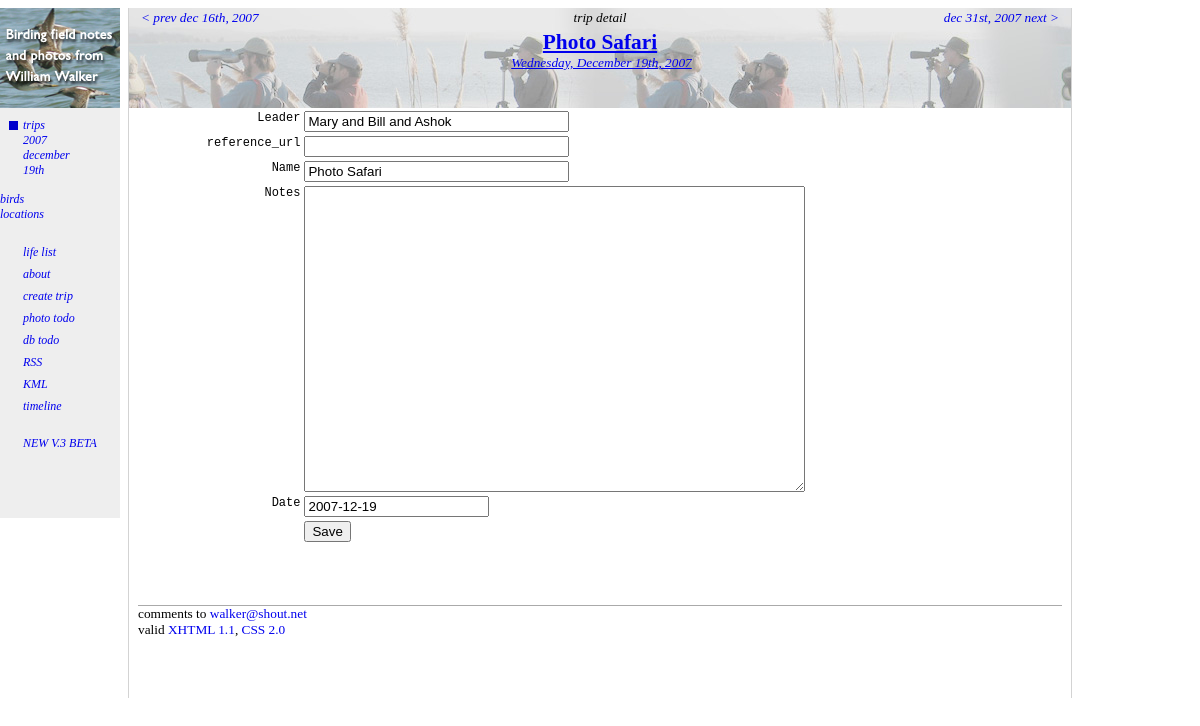
Screenshot of /tripedit.php?tripid=590 with the database file from the repository.
### tables this page shows
CREATE TABLE trips (
  id mediumint(9) NOT NULL auto_increment,
  leader text,
  reference_url text,
  name text,
  notes text,
  date date default NULL,
  PRIMARY KEY  (id),
  KEY dateIndex (date)
) TYPE=MyISAM;

### tripedit.php (the view, shortened to what this page needs)
<?php
require_once("./birdwalker.php");
require_once("./request.php");
$tripID = getValue('tripid');
$request = new Request;
$tripInfo = $request->getTripInfo();
$request->globalMenu();
?>
<div id="topright-trip">
  <a href="./tripdetail.php?tripid=<?= $tripInfo["id"] ?>">
    <div class="pagetitle"><?= $tripInfo["name"] ?></div>
    <div class="pagesubtitle"><?= $tripInfo["niceDate"] ?></div>
</a>
</div>
<div id="contentright">
<form method="post" action="./tripedit.php?tripid=<?= $tripID ?>">
<table class="report-content" width="100%">
  <tr>
	<td class="fieldlabel">Leader</td>
	<td><input type="text" name="Leader" value="<?= $tripInfo["leader"] ?>" size="30"/></td>
  </tr>
  <tr>
	<td class="fieldlabel">reference_url</td>
	<td><input type="text" name="reference_url" value="<?= $tripInfo["reference_url"] ?>" size="30"/></td>
  </tr>
  <tr>
	<td class="fieldlabel">Name</td>
	<td><input type="text" name="name" value="<?= $tripInfo["name"] ?>" size="30"/></td>
  </tr>
  <tr>
	<td class="fieldlabel">Notes</td>
    <td><textarea name="notes" cols="60" rows="20"><?= stripslashes($tripInfo["notes"]) ?></textarea></td>
  </tr>
  <tr>
	<td class="fieldlabel">Date</td>
	<td><input type="text" name="date" value="<?= $tripInfo["date"] ?>" size="20"/></td>
  </tr>
  <tr>
	<td><input type="hidden" name="tripid" value="<?= $tripID ?>"/></td>
	<td><input type="submit" name="Save" value="Save"/></td>
  </tr>
</table>
</form>
</div>

### request.php (shortened to what this page needs)
<?php
class Request
{
	var $mPageScript;
	var $mLocationID;
	var $mCountyID;
	var $mStateID;
	var $mTripID;
	var $mMonth;
	var $mYear;
	var $mSpeciesID;
	var $mFamilyID;
	var $mOrderID;
	var $mMapHeight;
	var $mMapWidth;
	var $mTripInfo;
	function Request()
	{
		array_key_exists("tripid", $_GET) && $this->setTripID($_GET["tripid"]);
		$this->mTripInfo = "";
	}
	function setPageScript($inValue) { $this->mPageScript = $inValue; }
	function getPageScript() { return $this->mPageScript; }
	function getLocationID() { return $this->mLocationID; }
	function getCountyID() { return $this->mCountyID; }
	function getStateID() { return $this->mStateID; }
	function setTripID($inValue)
	{
		$this->mTripID = $inValue;
		if ($inValue != "")
		{
			$tripInfo = $this->getTripInfo();
		}
	}
	function getTripID() { return $this->mTripID; }
	function setDayOfMonth($inValue) { $this->mDayOfMonth = $inValue; }
	function setMonth($inValue) { $this->mMonth = $inValue; }
	function getMonth() { return $this->mMonth; }
	function setYear($inValue) { $this->mYear = $inValue; }
	function getYear() { return $this->mYear; }
    function getSpeciesID() { return $this->mSpeciesID; }
	function getFamilyID() { return $this->mFamilyID;  }
	function getOrderID() { return $this->mOrderID; }
	function setMapHeight($inValue) { $this->mMapHeight = $inValue; }
	function setMapWidth($inValue) { $this->mMapWidth = $inValue; }
	function getParams()
	{
		$params = NULL;
		if ($this->mTripID != "") { $params[] = "tripid=" . $this->mTripID; }
		if ($this->mMonth !="") { $params[] = "month=" . $this->mMonth; }
		if ($this->mYear !="") { $params[] = "year=" . $this->mYear; }
		if ($this->mMapWidth !="") { $params[] = "width=" . $this->mMapWidth; }
		if ($this->mMapHeight !="") { $params[] = "height=" . $this->mMapHeight; }
		if (count($params) == 0)
		{
			return "";
		}
		else
		{
			return implode("&", $params);
		}
	}
	function command($linkText)
	{
		if (strlen($linkText) > 16)
		{
			return $this->linktoSelf(strtolower(substr($linkText, 0, 16) . "..."), "commandlink");
		}
		else
		{
			return $this->linkToSelf(strtolower($linkText), "commandlink");
		}
	}
	function linkToSelf($linkText, $class = "")
	{
		if ($class == "")
		{
			return "<a href=\"./" . $this->getPageScript() . "?" . $this->getParams() . "\">" . $linkText . "</a>";
		}
		else
		{
			return "<a class=\"" . $class . "\" href=\"./" . $this->getPageScript() . "?" . $this->getParams() . "\">" . $linkText . "</a>";
		}
	}
	function getTripInfo()
	{
	    if ($this->mTripInfo == "")
		{
		    $this->mTripInfo = getTripInfo($this->getTripID());
		}
		return $this->mTripInfo;
	}
?>
<?	}
	function globalMenuBirds()
	{
		if (! strstr(getenv("SCRIPT_NAME"), "species") &&
			$this->getOrderID() == "" && $this->getFamilyID() == "" && $this->getSpeciesID() == "")
		{
?>
			<div class="command-disabled"><a href="./speciesindex.php">birds</a></div>
<?		}
	}
	function globalMenuLocations()
	{
		if (! strstr(getenv("SCRIPT_NAME"), "location") &&
			$this->getStateID() == "" && $this->getCountyID() == "" && $this->getLocationID() == "")
		{ ?>
			<div class="command-disabled"><a href="./locationindex.php">locations</a></div>
<?
		}
	}
	function globalMenuTrips()
	{
		if (! strstr(getenv("SCRIPT_NAME"), "trip") &&
			$this->getYear() == "" && $this->getMonth() == "" && $this->getTripID() == "")
		{ ?>
			<div class="command-disabled"><a href="./tripindex.php">trips</a></div>
<?		}
		else
		{
?>			<div class="command">
				<a class="commandlink" href="./tripindex.php">trips</a>
<?
			if ($this->getYear() != "")
			{
				$yearRequest = new Request;
				$yearRequest->setPageScript("yeardetail.php");
				$yearRequest->setTripID("");
				$yearRequest->setMonth(""); ?>
				<div><?= $yearRequest->command($this->getYear()) ?></div>
<?		    }
			if ($this->getMonth() != "")
			{
				$monthRequest = new Request;
				$monthRequest->setPageScript("monthdetail.php");
			    $monthRequest->setDayOfMonth("");
				$monthRequest->setTripID(""); ?>
				<div><?= $monthRequest->command(getMonthNameForNumber($this->getMonth())) ?></div>
<?		    }
			if ($this->getTripID() != "")
			{
				$tripInfo = $this->getTripInfo();
				$dayOfMonth = date("jS", strtotime($tripInfo["date"]));
				$tripRequest = new Request;
				$tripRequest->setPageScript("tripdetail.php"); ?>
				<div><?= $tripRequest->command($dayOfMonth) ?></div>
<?		    }
?>          </div><?
		}
	}
	function globalMenu()
	{ ?>
		<div id="topleft">
		    <a href="./index.php">
			  <img src="images/topleft1.jpg" align="right" border="0"/>
		    </a>
		</div>
		<div id="contentleft">
<?          $this->globalMenuTrips(); ?>
<?          $this->globalMenuBirds(); ?>
<?          $this->globalMenuLocations(); ?>
            <div class="command-spacer">&nbsp;</div>
			<div class="command-simple"><a href="./speciesindex.php?view=chrono">life list</a></div>
	        <div class="command-simple"><a href="./credits.php">about</a></div>
<?	        if (getEnableEdit())
	        { ?>
	        <div class="command-simple"><a href="./tripcreate.php">create trip</a></div>
            <div class="command-simple"><a href="./photosneeded.php">photo todo</a></div>
	        <div class="command-simple"><a href="./errorcheck.php">db todo</a></div>
<?	        } ?>
	        <div class="command-simple"><a href="./indexrss.php">RSS</a></div>
	        <div class="command-simple"><a href="./kmlfile.php?<?= $this->getParams() ?>">KML</a></div>
	        <div class="command-simple"><a href="./timeline.php?<?= $this->getParams() ?>">timeline</a></div>
	        <br/>
			<div class="command-simple"><a href="http://sven.spflrc.org:3000/bird_walker/index">NEW V.3 BETA</a></div>
        </div>
<?  }
}
?>

### stylesheet.css (style rules this page uses)
body { background-color: white; }
#topleft { left: 0px; width: 120px; top: 8px; height: 100px; padding: 0px; margin: 0px; position: fixed; text-align: center; z-index: 1; }
#topleft a { text-decoration: none; }
#contentleft { background-color: #EEEEEE; font: 9pt "Gill Sans", "Gill Sans MT", SansSerif; font-style: italic; left: 0px; top: 108px; width: 120px; position: fixed; padding-bottom: 60px; padding-top: 10px; padding-left: 0px; padding-right: 0px; z-index: 1; }
#contentleft a { text-decoration:none; }
#topright-trip { top: 0px; height: 100px; position: relative; background-image: url(./images/trip-banner.jpg); background-position: 50%; z-index: 1; }
#contentright { font: 10pt "Gill Sans", "Gill Sans MT", SansSerif; top: 0px; bottom: -1px; padding-bottom: 30px; background-color: white; position: relative; }
.pagetitle { text-align: center; font: 16pt "Gill Sans", "Gill Sans MT", SansSerif; font-weight: bold; padding-top: 2px }
.pagesubtitle { text-align: center; font: 10pt "Gill Sans", "Gill Sans MT", SansSerif; font-style: italic; padding-bottom: 7px; padding-left: 3px }
.report-content { font: 10pt "Gill Sans", "Gill Sans MT", SansSerif; margin-left: 3px }
.fieldlabel { padding-left: 15px; font: 9pt Courier, Fixed; text-align: right; vertical-align: top }
.command-simple { padding-left: 16px; margin-left: 7px; margin-bottom: 7px; }
.command-spacer { padding-left: 16px; margin-left: 7px; margin-right: 7px; margin-bottom: 1px; margin-top: 7px; }
.command { width: 90px; background-image: url(./images/command.gif); background-repeat: no-repeat; padding-left: 16px; margin-left: 7px; margin-bottom: 14px; white-space: nowrap; }

### rows the page displays
trips: date "19th", name "Photo Safari", Leader "Mary and Bill and Ashok", date "2007-12-19"

### other values shown
$linkText "2007 december"
$prevName "dec 16th, 2007"
$pageKind "trip detail"
$nextName "dec 31st, 2007"
$tripInfo["niceDate"] "Wednesday, December 19th, 2007"
